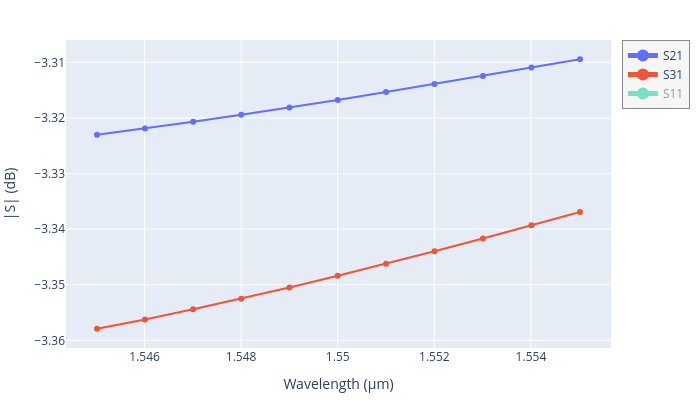

Here is the notebook cell this chart was saved with:
### Code cell
result.plot_interactive()

### Figure 1 — Plotly figure (JSON) as saved in the notebook; plotly's stock layout.template omitted (floating-point values rounded to 4 significant figures)
{"data": [{"mode": "lines+markers", "name": "S21", "type": "scatter", "visible": true, "x": [1.555, 1.554, 1.553, 1.552, 1.551, 1.55, 1.549, 1.548, 1.547, 1.546, 1.545], "y": [-3.309, -3.311, -3.312, -3.314, -3.315, -3.317, -3.318, -3.319, -3.321, -3.322, -3.323]}, {"mode": "lines+markers", "name": "S31", "type": "scatter", "visible": true, "x": [1.555, 1.554, 1.553, 1.552, 1.551, 1.55, 1.549, 1.548, 1.547, 1.546, 1.545], "y": [-3.337, -3.339, -3.342, -3.344, -3.346, -3.348, -3.35, -3.353, -3.354, -3.356, -3.358]}, {"mode": "lines+markers", "name": "S11", "type": "scatter", "visible": "legendonly", "x": [1.555, 1.554, 1.553, 1.552, 1.551, 1.55, 1.549, 1.548, 1.547, 1.546, 1.545], "y": [-28.24, -28.68, -29.14, -29.61, -30.09, -30.57, -31.06, -31.54, -32.02, -32.48, -32.94]}], "layout": {"height": 400, "legend": {"bgcolor": "rgba(245,245,245,0.9)", "bordercolor": "#888", "borderwidth": 1, "entrywidth": 70, "entrywidthmode": "pixels", "groupclick": "toggleitem", "itemclick": "toggle", "itemdoubleclick": "toggleothers", "itemsizing": "constant"}, "margin": {"b": 40, "l": 60, "r": 10, "t": 40}, "width": 700, "xaxis": {"title": {"text": "Wavelength (µm)"}}, "yaxis": {"title": {"text": "|S| (dB)"}}}}
